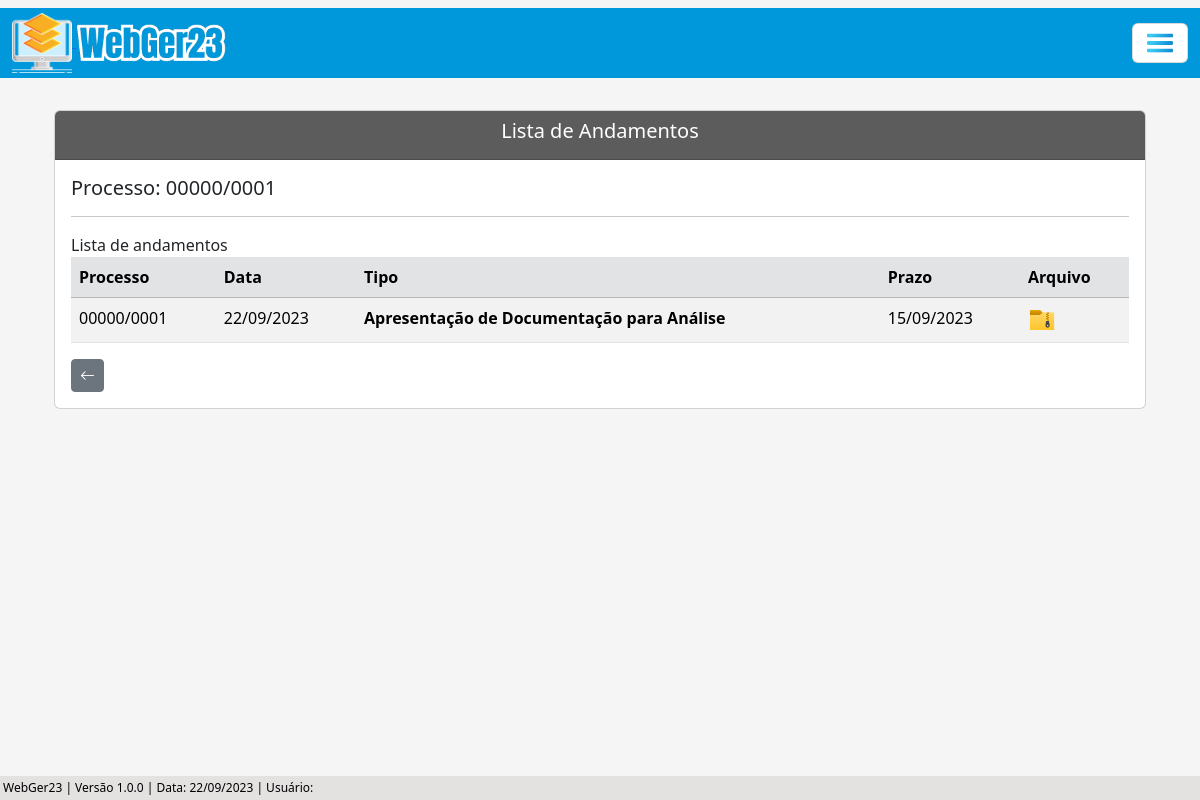
The app's page /listar/andamento-adm/18 with its own data.
### processo/models.py (models this page shows, shortened)
class Base(models.Model): # Classe base, será herdada pelas outras classes
    data_criacao = models.DateField('data_criação', auto_now_add=True)
    data_alteracao = models.DateField('Alterado', auto_now=True)
    ativo = models.BooleanField('Ativo?', default=True)
    class Meta:
        abstract = True

class ProcessoAdm(Base):
    tipo_pessoas = (
        ('Física', 'Física'), ('Jurídica', 'Jurídica'),
    )
    criador_processo_adm = models.ForeignKey(get_user_model(), verbose_name='Usuário Criador', on_delete=models.CASCADE) # Usuário que criou o processo, utilizando chave primária com o get_user_model do django, para utilizar o usuário logado automaticamente
    numero = models.CharField(unique=True, verbose_name='N°', max_length=10) # Número do processo
    municipio = models.CharField(max_length=50, verbose_name='Município') # Município
    uf = models.CharField(max_length=2) # UF
    data_inicial = models.DateField(blank=True, null=True) # Data Inicial do Período do processo
    data_final = models.DateField(blank=True, null=True) # Data final do Período do processo
    data_div_ativa = models.DateField(blank=True, null=True) # Data dívida ativa
    valor_atributo = models.CharField(max_length=14, blank=True, null=True)  # Valor do atributo
    valor_multa = models.CharField(max_length=14, blank=True, null=True) # Valor da multa
    valor_credito = models.CharField(max_length=14, blank=True, null=True) # Valor do crédito
    valor_atualizado = models.CharField(max_length=14, blank=True, null=True) # Valor do atualizado
    data_valor_atualizado = models.DateField(blank=True, null=True) # Data valor atualizado
    nome_contribuinte = models.CharField(max_length=50)  # Nome / Razão Social
    tipo_pessoa = models.CharField(max_length=50, choices=tipo_pessoas) # Física / Jurídica
    documento = models.CharField(max_length=20, verbose_name='CPF/CNPJ', unique=True) # CPF / CNPJ
    nome_fantasia = models.CharField(max_length=50, blank=True, null=True) # Nome Fantasia
    email = models.EmailField(max_length=50, blank=True, null=True) # E-mail
    endereco = models.CharField(max_length=150) # Rua
    complemento = models.CharField(max_length=50, blank=True, null=True) # Complemento
    municipio_contribuinte = models.CharField(max_length=50, blank=True, null=True) # Município Contribuinte
    uf_contribuinte = models.CharField(max_length=2, verbose_name='UF', blank=True, null=True) # UF Contribuinte
    cep = models.CharField(max_length=10, blank=True, null=True) # CEP
    telefone = models.CharField(max_length=20, blank=True, null=True) # Telefone
    celular = models.CharField(max_length=20, blank=True, null=True) # Celular
    def __str__(self):
        return f'{self.numero}'

class AndamentoAdm(Base):
    andamentos = (
    ('Abertura', 'Abertura'), ('Parecer Fiscal', 'Parecer Fiscal'), ('Decisão 1ª Instância', 'Decisão 1ª Instância'), ('Suspenso Para Fiscalização Futura', 'Suspenso Para Fiscalização Futura'), ('Auto de Infração e Termo de Intimação - AITI.', 'Auto de Infração e Termo de Intimação - AITI.'), ('Termo de Intimação Fiscal - TIF.-tif.', 'Termo de Intimação Fiscal - TIF.'), ('Decisão de 2ª Instância', 'Decisão de 2ª Instância'), ('Cobrança de Documentação', 'Cobrança de Documentação'), ('Recurso Voluntário', 'Recurso Voluntário'), ('Fim do Contrato com a Assessoria', 'Fim do Contrato com a Assessoria'), ('Manifestação', 'Manifestação'), ('Recebimento do AR', 'Recebimento do AR'), ('Despacho', 'Despacho'), ('Aguardando Pagamento', 'Aguardando Pagamento'), ('Apresentação de Documentação para Análise', 'Apresentação de Documentação para Análise'), ('Aguardando AR', 'Aguardando AR'), ('Ofício', 'Ofício'), ('Revelia', 'Revelia'), ('Execução', 'Execução'), ('Confissão de Dívida (Parcelamento)', 'Confissão de Dívida (Parcelamento)'), ('Reenvio de Documento', 'Reenvio de Documento'), ('Parecer Juridico', 'Parecer Juridico'), ('Certidão', 'Certidão'), ('Encaminhado', 'Encaminhado'), ('Encerrado', 'Encerrado'),
    )
    situacao = (
        ('Sem Pagamento', 'Sem Pagamento'), ('Com Pagamento', 'Com Pagamento'),
    )
    criador_andamento_adm = models.ForeignKey(get_user_model(), verbose_name='Usuário Criador', on_delete=models.CASCADE)
    processo = models.ForeignKey(ProcessoAdm, on_delete=models.CASCADE) # Relacionamento 'One to Many' (um para muitos)
    data_andamento = models.DateField(verbose_name='Data do Andamento')
    andamento = models.CharField(max_length=100, choices=andamentos, verbose_name='Andamento') # Utiliza choices(escolhas) para selecionar o andamento
    situacao_pagamento = models.CharField(max_length=100, choices=situacao, blank=True, null=True)
    valor_pago = models.CharField(max_length=14, blank=True, null=True)
    data_prazo = models.DateField(blank=True, null=True)
    funcionario = models.CharField(max_length=50, blank=True, null=True)
    data_recebimento = models.DateField(blank=True, null=True)
    complemento = models.CharField(max_length=150, blank=True, null=True)
    arquivo_1 = models.FileField(upload_to='Arquivo/', verbose_name='Arquivo', blank=True)
    arquivo_2 = models.FileField(upload_to='Arquivo/', verbose_name='Arquivo', blank=True)
    arquivo_3 = models.FileField(upload_to='Arquivo/', verbose_name='Arquivo', blank=True)

### processo/views.py (the view)
# urls.py: path('listar/andamento-adm/<int:pk>', AndamentoAdmList.as_view(), name='andamento-adm-list'),
class AndamentoAdmList(ListView):
    model = ProcessoAdm
    template_name = 'processos/lists/andamento_adm_list.html'
    def get_queryset(self):
        pk_processo = self.kwargs.get('pk') # Pega a pk(primary key) da URL, pk do processo
        processo = ProcessoAdm.objects.get(pk=pk_processo)  # Pega o processo que possui a pk recebida (pk é a primary key do processo)
        andamentos = processo.andamentoadm_set.all()  # Pega todos os atributos do andamento
        return andamentos
    def get_context_data(self, **kwargs):
        processo_pk = self.kwargs.get('pk') # Pega a PK do processo através da URL
        context = super().get_context_data(**kwargs)
        context['dados_processo'] = ProcessoAdm.objects.filter(pk=processo_pk) # Filtra os dados do processo através da pk
        return context

### processo/templates/processos/lists/andamento_adm_list.html (shortened to what this page needs)
{% extends 'index.html' %}
{% load static %}
{% block conteudo %}
    <div class="container p-4">
        <div class="card">
            <div class="card-header text-white" style="background-color: #5c5c5c;">
                    <h5 style="text-align: center;">Lista de Andamentos</h5>
            </div>
            <div class="card-body">
                {% for atributo in dados_processo %}
                    <h5>Processo: {{ atributo.numero }}</h5>
                {% endfor %}
                <hr>
                Lista de andamentos
                <div class="table-responsive">
                    <table class="table table-striped" id="tabela-listar-andamento">
                        <thead>
                            <tr class="table-secondary">
                                <th>Processo</th>
                                <th>Data</th>
                                <th>Tipo</th>
                                <th>Prazo</th>
                                <th>Arquivo</th>
                            </tr>
                        </thead>
                        <tbody>
                            {% for andamento in object_list %}
                            <tr>
                                <td>{{ andamento.processo }}</td>
                                <td>{{ andamento.data_andamento|date:"d/m/Y" }}</td>
                                <td><b>{{ andamento.andamento }}</b></td>
                                {% if andamento.data_prazo == Null %}
                                <td></td>
                                {% else %}
                                <td>{{ andamento.data_prazo|date:"d/m/Y" }}</td>
                                {% endif%}
                                <td>
                                    <a href="{% url 'arquivo-andamento-adm-list' andamento.pk %}"><img src="{% static 'img/arquivo.png' %}" width="28"></a>
                                </td>
                            </tr>
                            {% endfor %}
                        </tbody>
                    </table>
                    <a href="{% url 'proc-adm-list' %}" class="btn btn-secondary btn-sm"><i class="bi bi-arrow-left" style="font-size: 15px;"></i></a>
                </div>
            </div>
        </div>
    </div>
    <br>
{% endblock %}

### core/static/css/estilos.css (style rules this page uses)
body { background-color: whitesmoke; margin: 0; padding: 0; display: flex; flex-direction: column; min-height: 100vh; position: relative; }

### records on screen
ProcessoAdm: numero "00000/0001"
AndamentoAdm: processo "00000/0001", data_andamento "22/09/2023", andamento "Apresentação de Documentação para Análise", data_prazo "15/09/2023"
